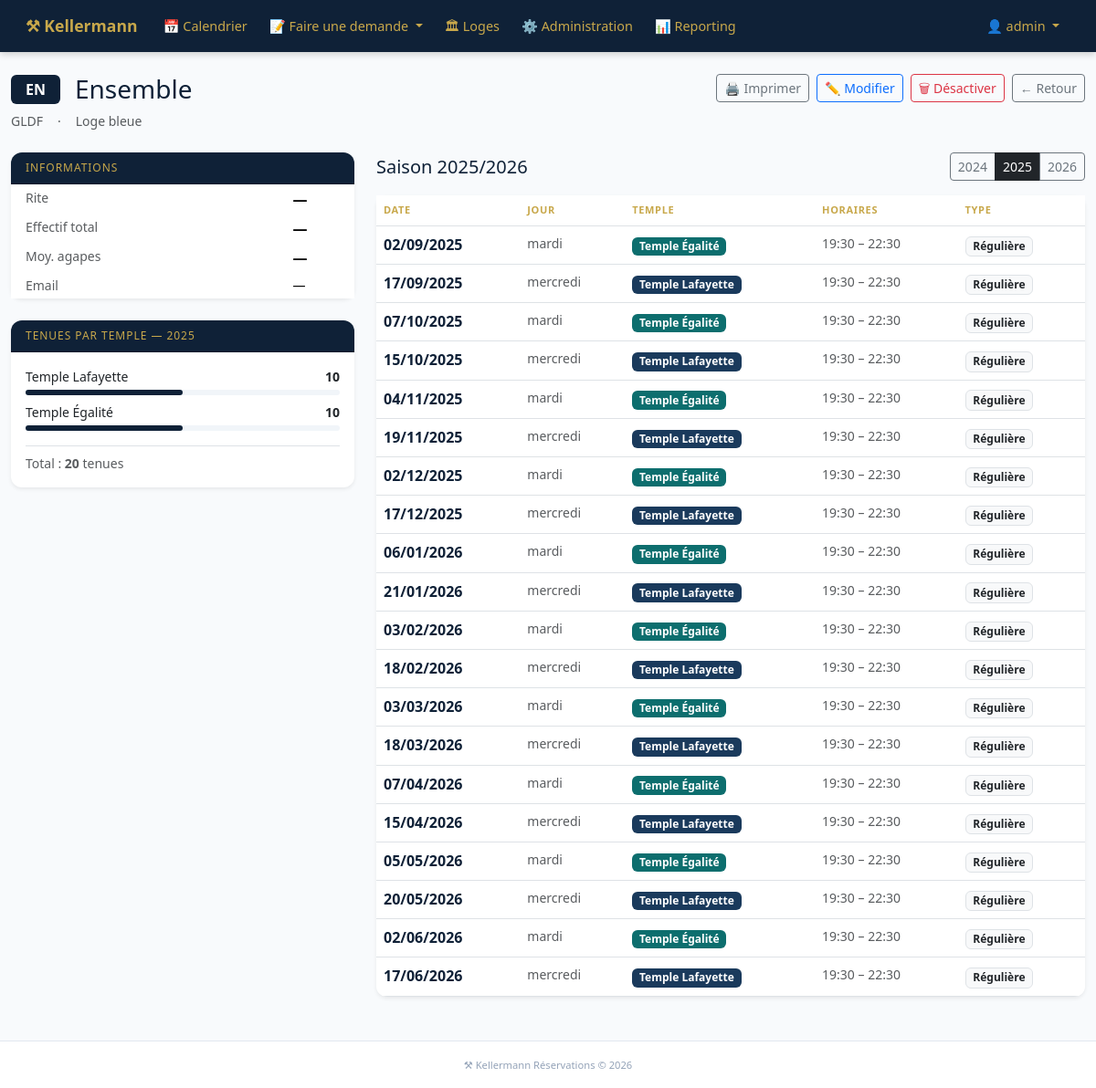
/loges/226/?annee=2025 (signed in), run on the app's committed database.
### temple_project/apps/loges/models.py (models this page shows, shortened)
class Loge(models.Model):
    TYPE_CHOICES = [
        ("loge",       "Loge"),
        ("haut_grade", "Haut Grade"),
    ]
    RITE_CHOICES = [
        ("reaa",  "REAA — Rite Écossais Ancien et Accepté"),
        ("rer",   "RER — Rite Écossais Rectifié"),
        ("rf",    "RF — Rite Français"),
        ("rem",   "REM — Rite Écossais Moderne"),
        ("dh",    "DH — Droit Humain"),
        ("mem",   "MEM — Memphis-Misraïm"),
        ("autre", "Autre"),
    ]
    nom                   = models.CharField(max_length=200)
    abreviation           = models.CharField(max_length=20, blank=True)
    obedience             = models.ForeignKey(Obedience, on_delete=models.PROTECT, related_name="loges")
    type_loge             = models.CharField(max_length=20, choices=TYPE_CHOICES, default="loge")
    rite                  = models.CharField(max_length=10, choices=RITE_CHOICES, blank=True, default="")
    email                 = models.EmailField(blank=True)
    effectif_total        = models.PositiveIntegerField(default=0)
    effectif_moyen_agapes = models.PositiveIntegerField(default=0)
    actif                 = models.BooleanField(default=True)
    created_at            = models.DateTimeField(auto_now_add=True)
    class Meta:
        verbose_name = "Loge"
        verbose_name_plural = "Loges"
        ordering = ["nom"]

class Obedience(models.Model):
    nom = models.CharField(max_length=200, unique=True)
    class Meta:
        verbose_name = "Obédience"
        verbose_name_plural = "Obédiences"
        ordering = ["nom"]
    def __str__(self):
        return self.nom

### temple_project/apps/reservations/models.py (models this page shows, shortened)
class Temple(models.Model):
    NOM_CHOICES = [
        ("lafayette",  "Temple Lafayette"),
        ("liberte",    "Temple Liberté"),
        ("egalite",    "Temple Égalité"),
        ("fraternite", "Temple Fraternité"),
    ]
    nom       = models.CharField(max_length=50, choices=NOM_CHOICES, unique=True)
    description = models.TextField(blank=True)
    capacite  = models.PositiveIntegerField(default=0)
    class Meta:
        verbose_name = "Temple"
        verbose_name_plural = "Temples"
    def __str__(self):
        return self.get_nom_display()

class Reservation(models.Model):
    TYPE_CHOICES = [
        ("reguliere",     "Régulière"),
        ("exceptionnelle","Exceptionnelle"),
    ]
    SOUS_TYPE_CHOICES = [
        ("standard", "Standard"),
        ("tbf",      "Tenue Blanche Fermée"),
        ("tbo",      "Tenue Blanche Ouverte"),
        ("funebre",  "Funèbre"),
    ]
    STATUT_CHOICES = [
        ("attente",  "En attente"),
        ("validee",  "Validée"),
        ("refusee",  "Refusée"),
    ]
    uuid             = models.UUIDField(default=uuid.uuid4, unique=True, editable=False)
    loge             = models.ForeignKey(Loge, on_delete=models.PROTECT, related_name="reservations")
    temple           = models.ForeignKey(Temple, on_delete=models.PROTECT)
    cabinets         = models.ManyToManyField(SalleReunion, blank=True, related_name='reservations_cabinets')
    type_reservation = models.CharField(max_length=20, choices=TYPE_CHOICES, default="reguliere")
    sous_type        = models.CharField(max_length=10, choices=SOUS_TYPE_CHOICES, default="standard")
    profanes_admis   = models.BooleanField(default=False)
    statut           = models.CharField(max_length=20, choices=STATUT_CHOICES, default="attente")
    date             = models.DateField()
    heure_debut      = models.TimeField()
    heure_fin        = models.TimeField()
    besoin_agapes    = models.BooleanField(default=False)
    nombre_repas     = models.PositiveIntegerField(default=0)
    besoin_micro     = models.BooleanField(default=False)
    besoin_enceintes = models.BooleanField(default=False)
    nom_demandeur    = models.CharField(max_length=200)
    email_demandeur  = models.EmailField()
    commentaire      = models.TextField(blank=True)
    tarif            = models.DecimalField(max_digits=8, decimal_places=2, null=True, blank=True)
    regle_source     = models.ForeignKey(
        RegleRecurrence, null=True, blank=True, on_delete=models.SET_NULL
    )
    created_at       = models.DateTimeField(auto_now_add=True)
    updated_at       = models.DateTimeField(auto_now=True)
    class Meta:
        verbose_name = "Réservation"
        verbose_name_plural = "Réservations"
        ordering = ["date", "heure_debut"]

### temple_project/apps/loges/views.py (the view)
# urls.py: path("<int:pk>/",           views.detail_loge,   name="detail"),
@membre_required
def detail_loge(request, pk):
    loge = get_object_or_404(Loge, pk=pk, actif=True)
    annee = date.today().year
    saison_defaut = annee if date.today().month >= 9 else annee - 1
    annee_param = int(request.GET.get('annee', saison_defaut))
    debut_saison = date(annee_param, 9, 1)
    fin_saison   = date(annee_param + 1, 6, 30)
    tenues = Reservation.objects.filter(
        loge=loge,
        date__gte=debut_saison,
        date__lte=fin_saison,
        statut='validee'
    ).select_related('temple').order_by('date')
    stats_temples = {}
    for temple in Temple.objects.all():
        nb = tenues.filter(temple=temple).count()
        if nb > 0:
            stats_temples[str(temple)] = nb
    demandes = Reservation.objects.filter(
        loge=loge,
        type_reservation='exceptionnelle'
    ).order_by('-date')[:10]
    prochaine = Reservation.objects.filter(
        loge=loge,
        date__gte=date.today(),
        statut='validee'
    ).order_by('date').first()
    context = {
        'loge':          loge,
        'tenues':        tenues,
        'stats_temples': stats_temples,
        'demandes':      demandes,
        'prochaine':     prochaine,
        'annee':         annee_param,
        'annees':        [annee - 2, annee - 1, annee],
        'saison_label':  f"{annee_param}/{annee_param+1}",
        'nb_tenues':     tenues.count(),
    }
    return render(request, "loges/detail.html", context)

### temple_project/apps/auth_custom/views.py (called while the page is built)
def membre_required(view_func):
    from functools import wraps
    @wraps(view_func)
    def wrapper(request, *args, **kwargs):
        est_admin  = request.user.is_authenticated and request.user.is_staff
        est_membre = request.COOKIES.get("kellermann_membre") == "1"
        if est_admin or est_membre:
            return view_func(request, *args, **kwargs)
        return __import__("django.shortcuts", fromlist=["redirect"]).redirect(f"/auth/login/?next={request.path}")
    return wrapper

def visiteur_context(request):
    return {
        "visiteur_connecte": request.COOKIES.get("kellermann_membre") == "1"
    }

### temple_project/templates/loges/detail.html (shortened to what this page needs)
{% extends "base.html" %}
{% block content %}
<div class="d-flex justify-content-between align-items-start mb-4">
  <div>
    <div class="d-flex align-items-center gap-3 mb-2">
      <span class="badge fs-6 px-3 py-2" style="background:#0F2137;">{{ loge.abreviation }}</span>
      <h1 class="h3 mb-0" style="color:#0F2137;">{{ loge.nom }}</h1>
    </div>
    <div class="d-flex gap-3 text-muted small">
      <span>{{ loge.obedience }}</span>
      <span>·</span>
      <span>{% if loge.type_loge == 'haut_grade' %}Haut grade{% else %}Loge bleue{% endif %}</span>
    </div>
  </div>
  <div class="d-flex gap-2 no-print">
    <button onclick="window.print()" class="btn btn-outline-secondary btn-sm">🖨️ Imprimer</button>
    {% if user.is_staff %}
    <a href="{% url 'loges:modifier' loge.pk %}" class="btn btn-outline-primary btn-sm">✏️ Modifier</a>
    <a href="{% url 'loges:supprimer' loge.pk %}" class="btn btn-outline-danger btn-sm">🗑 Désactiver</a>
    {% endif %}
    <a href="{% url 'loges:liste' %}" class="btn btn-outline-secondary btn-sm">← Retour</a>
  </div>
</div>
<div class="row g-4">
  <div class="col-md-4">
    <div class="card shadow-sm border-0 mb-4">
      <div class="card-header" style="background:#0F2137;color:#C8A84B;font-size:12px;letter-spacing:.08em;text-transform:uppercase;">
        Informations
      </div>
      <div class="card-body p-0">
        <table class="table table-borderless table-sm mb-0">
          <tr><td class="text-muted small ps-3">Rite</td><td class="fw-semibold">{{ loge.get_rite_display|default:"—" }}</td></tr>
          <tr><td class="text-muted small ps-3">Effectif total</td><td class="fw-semibold">{{ loge.effectif_total|default:"—" }}</td></tr>
          <tr><td class="text-muted small ps-3">Moy. agapes</td><td class="fw-semibold">{{ loge.effectif_moyen_agapes|default:"—" }}</td></tr>
          <tr><td class="text-muted small ps-3">Email</td><td class="small">{{ loge.email|default:"—" }}</td></tr>
        </table>
      </div>
    </div>
    <div class="card shadow-sm border-0 mb-4">
      <div class="card-header" style="background:#0F2137;color:#C8A84B;font-size:12px;letter-spacing:.08em;text-transform:uppercase;">
        Tenues par temple — {{ annee }}
      </div>
      <div class="card-body">
        {% if stats_temples %}
          {% for temple, nb in stats_temples.items %}
          <div class="mb-2">
            <div class="d-flex justify-content-between small mb-1">
              <span>{{ temple }}</span>
              <span class="fw-semibold">{{ nb }}</span>
            </div>
            <div style="background:#F1F5F9;border-radius:4px;height:6px;">
              <div style="width:{% widthratio nb nb_tenues 100 %}%;background:#0F2137;height:6px;border-radius:4px;"></div>
            </div>
          </div>
          {% endfor %}
          <div class="text-muted small mt-3 border-top pt-2">
            Total : <strong>{{ nb_tenues }}</strong> tenues
          </div>
        {% else %}
          <p class="text-muted small mb-0">Aucune tenue en {{ annee }}/{{ annee|add:1 }}</p>
        {% endif %}
      </div>
    </div>
  </div>
  <div class="col-md-8">
    <div class="d-flex justify-content-between align-items-center mb-3 no-print">
      <h5 class="mb-0" style="color:#0F2137;">Saison {{ annee }}/{{ annee|add:1 }}</h5>
      <div class="btn-group btn-group-sm">
        {% for a in annees %}
        <a href="?annee={{ a }}" class="btn {% if a == annee %}btn-dark{% else %}btn-outline-secondary{% endif %}">{{ a }}</a>
        {% endfor %}
      </div>
    </div>
    <div class="card shadow-sm border-0">
      <div class="table-responsive">
        <table class="table table-hover mb-0">
          <thead style="background:#0F2137;">
            <tr>
              <th style="color:#C8A84B;font-size:11px;letter-spacing:.06em;">DATE</th>
              <th style="color:#C8A84B;font-size:11px;letter-spacing:.06em;">JOUR</th>
              <th style="color:#C8A84B;font-size:11px;letter-spacing:.06em;">TEMPLE</th>
              <th style="color:#C8A84B;font-size:11px;letter-spacing:.06em;">HORAIRES</th>
              <th style="color:#C8A84B;font-size:11px;letter-spacing:.06em;">TYPE</th>
            </tr>
          </thead>
          <tbody>
            {% for t in tenues %}
            <tr {% if t.date < today %}style="opacity:.5"{% endif %}>
              <td class="fw-semibold" style="color:#0F2137;">{{ t.date|date:"d/m/Y" }}</td>
              <td class="text-muted small">{{ t.date|date:"l" }}</td>
              <td>
                <span class="badge" style="
                  {% if 'Lafayette' in t.temple.get_nom_display %}background:#1a3a5c;
                  {% elif 'galit' in t.temple.get_nom_display %}background:#0d6e6e;
                  {% elif 'raternit' in t.temple.get_nom_display %}background:#92400E;
                  {% else %}background:#5B21B6;{% endif %}
                ">{{ t.temple }}</span>
              </td>
              <td class="text-muted small">{{ t.heure_debut|time:"H:i" }} – {{ t.heure_fin|time:"H:i" }}</td>
              <td>
                {% if t.type_reservation == 'reguliere' %}
                <span class="badge bg-light text-dark border">Régulière</span>
                {% else %}
                <span class="badge bg-warning text-dark">Exceptionnelle</span>
                {% endif %}
              </td>
            </tr>
            {% empty %}
            <tr><td colspan="5" class="text-center text-muted py-4">Aucune tenue en {{ annee }}/{{ annee|add:1 }}</td></tr>
            {% endfor %}
          </tbody>
        </table>
      </div>
    </div>
  </div>
</div>
{% endblock %}

### temple_project/templates/base.html (shortened to what this page needs)
{% load i18n %}
<!DOCTYPE html>
<html lang="fr">
<head>
    <link href="https://cdn.jsdelivr.net/npm/bootstrap@5.3.3/dist/css/bootstrap.min.css" rel="stylesheet">
</head>
<body>
<nav class="navbar navbar-expand-lg navbar-dark">
    <div class="container-fluid">
        <a class="navbar-brand fw-bold" href="/">⚒ Kellermann</a>
        <div class="collapse navbar-collapse" id="navMenu">
            <ul class="navbar-nav me-auto mt-2 mt-lg-0">
                {% if visiteur_connecte or user.is_staff %}
                <li class="nav-item">
                    <a class="nav-link" href="/calendrier/">📅 Calendrier</a>
                </li>
                <li class="nav-item dropdown">
                    <a class="nav-link dropdown-toggle" href="#" role="button" data-bs-toggle="dropdown">
                        📝 Faire une demande
                    </a>
                </li>
                <li class="nav-item">
                    <a class="nav-link" href="/loges/">🏛 Loges</a>
                </li>
                {% endif %}
                {% if user.is_staff %}
                <li class="nav-item">
                    <a class="nav-link" href="/admin/">⚙️ Administration</a>
                </li>
                <li class="nav-item">
                    <a class="nav-link" href="/exports/reporting/">📊 Reporting</a>
                </li>
                {% endif %}
            </ul>
            <ul class="navbar-nav mt-2 mt-lg-0">
                {% if user.is_staff %}
                <li class="nav-item dropdown">
                    <a class="nav-link dropdown-toggle" href="#" role="button" data-bs-toggle="dropdown">
                        👤 {{ user.username }}
                    </a>
                </li>
                {% elif visiteur_connecte %}
                <li class="nav-item">
                    <a class="nav-link" href="/auth/logout/" style="opacity:0.7;font-size:0.85rem;">
                        🚪 Déconnexion
                    </a>
                </li>
                {% else %}
                <li class="nav-item">
                    <a class="nav-link" href="/auth/login/">🔑 Connexion</a>
                </li>
                {% endif %}
            </ul>
        </div>
    </div>
</nav>
<main class="container-fluid py-3 py-md-4">
    {% block content %}{% endblock %}
</main>
<footer class="text-center mt-4">
    <small>⚒ Kellermann Réservations &copy; {% now "Y" %}</small>
</footer>
</body>
</html>

### temple_project/templates/base.html (style rules this page uses)
:root { --temple-blue: #0F2137; --temple-gold: #C8A84B; --temple-blue-light: #1a3a5c; }
body { font-family: 'Segoe UI', Arial, sans-serif; background: #F8FAFC; min-height: 100vh; display: flex; flex-direction: column; }
main { flex: 1; }
.navbar { background-color: var(--temple-blue) !important; padding: 0.6rem 1rem; box-shadow: 0 2px 8px rgba(0,0,0,0.2); }
.navbar-brand { color: var(--temple-gold) !important; font-weight: 700; font-size: 1.1rem; }
.nav-link { color: var(--temple-gold) !important; font-size: 0.9rem; padding: 0.5rem 0.75rem !important; }
.card { border-radius: 12px; }
.card-header { border-radius: 12px 12px 0 0 !important; }
.table-responsive { border-radius: 0 0 12px 12px; }
footer { background: white; border-top: 1px solid #E2E8F0; color: #94A3B8; font-size: 0.8rem; padding: 1rem; }

### data on the page
Loge: abreviation "EN", nom "Ensemble", obedience "GLDF", rite "—", effectif_total "—", effectif_moyen_agapes "—", email "—"
Temple: description "Temple Lafayette", nb "10"
Temple: description "Temple Égalité", nb "10"
Reservation: date "02/09/2025", date "mardi", temple "Temple Égalité", heure_debut "19:30", heure_fin "22:30", type_reservation "Régulière"
Reservation: date "17/09/2025", date "mercredi", temple "Temple Lafayette", heure_debut "19:30", heure_fin "22:30", type_reservation "Régulière"
Reservation: date "07/10/2025", date "mardi", temple "Temple Égalité", heure_debut "19:30", heure_fin "22:30", type_reservation "Régulière"
Reservation: date "15/10/2025", date "mercredi", temple "Temple Lafayette", heure_debut "19:30", heure_fin "22:30", type_reservation "Régulière"
Reservation: date "04/11/2025", date "mardi", temple "Temple Égalité", heure_debut "19:30", heure_fin "22:30", type_reservation "Régulière"
Reservation: date "19/11/2025", date "mercredi", temple "Temple Lafayette", heure_debut "19:30", heure_fin "22:30", type_reservation "Régulière"
Reservation: date "02/12/2025", date "mardi", temple "Temple Égalité", heure_debut "19:30", heure_fin "22:30", type_reservation "Régulière"
Reservation: date "17/12/2025", date "mercredi", temple "Temple Lafayette", heure_debut "19:30", heure_fin "22:30", type_reservation "Régulière"
Reservation: date "06/01/2026", date "mardi", temple "Temple Égalité", heure_debut "19:30", heure_fin "22:30", type_reservation "Régulière"
Reservation: date "21/01/2026", date "mercredi", temple "Temple Lafayette", heure_debut "19:30", heure_fin "22:30", type_reservation "Régulière"
Reservation: date "03/02/2026", date "mardi", temple "Temple Égalité", heure_debut "19:30", heure_fin "22:30", type_reservation "Régulière"
Reservation: date "18/02/2026", date "mercredi", temple "Temple Lafayette", heure_debut "19:30", heure_fin "22:30", type_reservation "Régulière"
Reservation: date "03/03/2026", date "mardi", temple "Temple Égalité", heure_debut "19:30", heure_fin "22:30", type_reservation "Régulière"
Reservation: date "18/03/2026", date "mercredi", temple "Temple Lafayette", heure_debut "19:30", heure_fin "22:30", type_reservation "Régulière"
Reservation: date "07/04/2026", date "mardi", temple "Temple Égalité", heure_debut "19:30", heure_fin "22:30", type_reservation "Régulière"
Reservation: date "15/04/2026", date "mercredi", temple "Temple Lafayette", heure_debut "19:30", heure_fin "22:30", type_reservation "Régulière"
Reservation: date "05/05/2026", date "mardi", temple "Temple Égalité", heure_debut "19:30", heure_fin "22:30", type_reservation "Régulière"
Reservation: date "20/05/2026", date "mercredi", temple "Temple Lafayette", heure_debut "19:30", heure_fin "22:30", type_reservation "Régulière"
Reservation: date "02/06/2026", date "mardi", temple "Temple Égalité", heure_debut "19:30", heure_fin "22:30", type_reservation "Régulière"
Reservation: date "17/06/2026", date "mercredi", temple "Temple Lafayette", heure_debut "19:30", heure_fin "22:30", type_reservation "Régulière"

### other printed values
{{ user.username }} "admin"
{{ annee }} "2025"
{{ nb_tenues }} "20"
{{ annee|add:1 }} "2026"
{{ a }} "2024" "2025" "2026"
